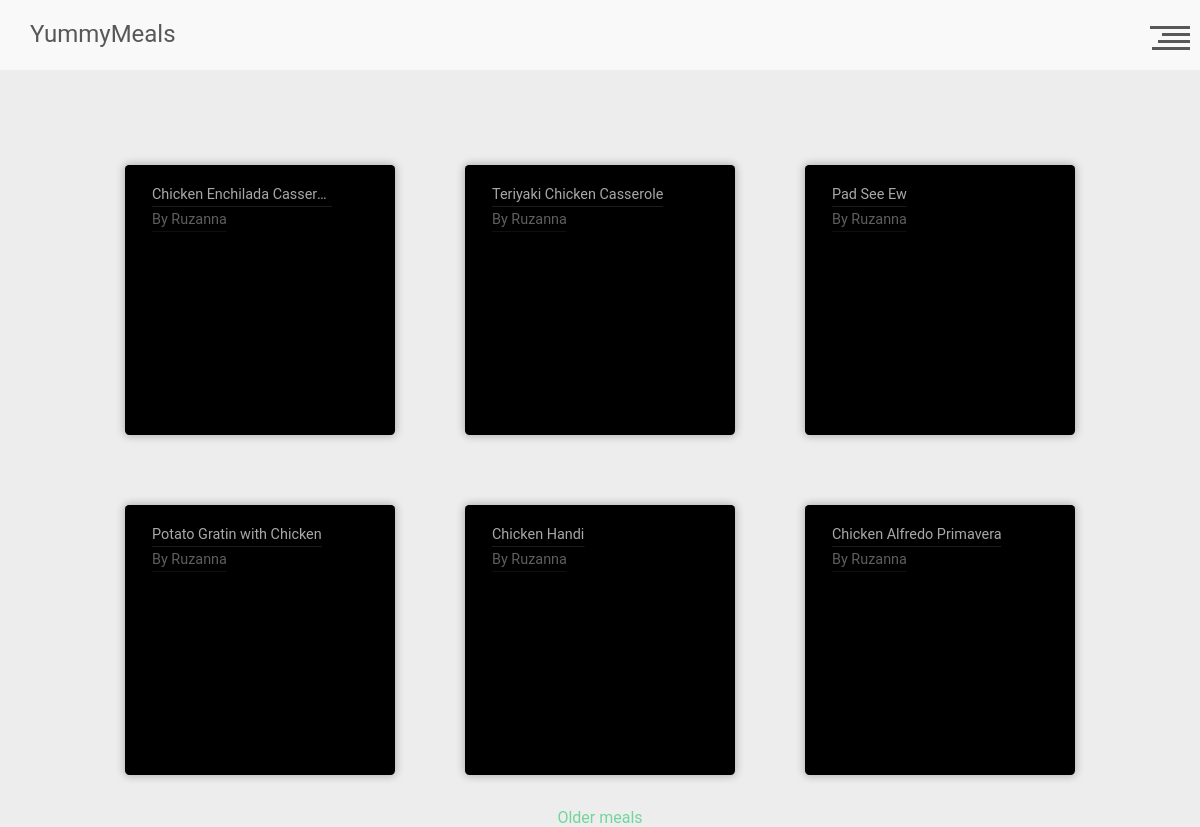
The page /meal/category/7198510137/ on the database its author committed.
### app/meals/models.py (models this page shows)
class Meal(db.Model):
    __tablename__ = 'meal'
    id = Column(Integer, primary_key=True)
    name = Column(String)
    category_id =  Column(Integer, ForeignKey('category.id'))
    area_id = Column(Integer, ForeignKey('area.id'))
    author_id = Column(Integer, ForeignKey('user.id'), default = 1)
    instructions = Column(String)
    img_link = Column(String , default = 'default.jpg')
    tags = Column(String)
    video_link = Column(String)
    date_posted = Column(db.DateTime, nullable=False, default=datetime.utcnow())
    area = relationship("Area")
    category = relationship("Category")
    user = relationship("User")

### app/users/models.py (models this page shows, shortened)
class User(db.Model, UserMixin):
    id = db.Column(db.Integer, primary_key=True)
    username = db.Column(db.String(20), unique=True, nullable=False)
    email = db.Column(db.String(120), unique=True, nullable=False)
    image_file = db.Column(db.String(20), nullable=False, default='default.jpg')
    password = db.Column(db.String(60), nullable=False)
    comment = db.relationship('UserComments', backref='author', lazy=True)

### app/meals/routes.py (the view)
@meals_bp.route('/category/<int:c_id>/')
def meals_by_category(c_id):
    page = request.args.get('page', 1, type=int)
    meallist = Meal.query.filter_by(category_id=c_id).paginate(page, 6, False)
    next_url = url_for('meals.meals_by_category', c_id=c_id, page=meallist.next_num) \
        if meallist.has_next else None
    prev_url = url_for('meals.meals_by_category', c_id=c_id, page=meallist.prev_num) \
        if meallist.has_prev else None
    return render_template(
        'main_page.html',
        meallist=meallist,
        next_url=next_url,
        prev_url=prev_url,
    )

### app/meals/templates/main_page.html (shortened to what this page needs)
{% extends 'index.html' %}
{% block content %}
    <link rel="stylesheet" href={{ url_for('meals.static', filename='css/main.css') }}  />
<div class="flexbox">
    {% for meal in meallist.items %}
        <div class="food-card" style="background-image:url({{meal.img_link}});">
    <div class="food-card-content">
      <div class="heading show">
        <h2>{{meal.name}}</h2>
      </div>
      <div class="heading author show">
        <h5>By <a href="#profile" class="profile">{{meal.user.username}}</a></h5>
      </div>
    </div>
  </div>
    {% endfor %}
    {% if next_url %}
    <a href="{{ next_url }}">  Older meals </a>
    {% endif %}
</div>
{% endblock content %}

### app/index/static/css/base.css (style rules this page uses)
* { margin: 0; padding: 0; box-sizing: border-box; }

### app/index/static/css/header.css (style rules this page uses)
html, body, div, span, applet, object, iframe, h1, h2, h3, h4, h5, h6, p, blockquote, pre, a, abbr, acronym, address, big, cite, code, del, dfn, em, img, ins, kbd, q, s, samp, small, strike, strong, sub, sup, tt, var, b, u, i, center, dl, dt, dd, ol, ul, li, fieldset, form, label, legend, table, caption, tbody, tfoot, thead, tr, th, td, article, aside, canvas, details, embed, figure, figcaption, footer, header, hgroup, menu, nav, output, ruby, section, summary, time, mark, audio, video { margin: 0; padding: 0; border: 0; font-size: 100%; font: inherit; vertical-align: baseline; }
body { line-height: 1; }
html * { -webkit-font-smoothing: antialiased; -moz-osx-font-smoothing: grayscale; }
*, *:after, *:before { -webkit-box-sizing: border-box; -moz-box-sizing: border-box; box-sizing: border-box; }
html, body { height: 100%; }
body { font-size: 100%; font-family: "Roboto", sans-serif; color: #505050; background-color: #ededed; }
a { color: #72d69a; text-decoration: none; transition: color .2s ease-out; }

### app/meals/static/css/main.css (style rules this page uses)
html { font-family:"Open Sans",sans-serif; height:100%; width:100%; background:whitesmoke; }
div.show { position:relative;overflow:hidden;width:fit-content; }
div.show > h1,div.show > h2,div.show > h3,div.show > h4,div.show > h5,div.show > p { animation:1s show-slow ease-in; }
.heading > * { margin:0;padding:4px 0;line-height:1.125;white-space:nowrap;overflow:hidden;text-overflow:ellipsis;max-width:200px; }
.author > h5 { opacity:0.56;line-height:1.25; }
.food-card { position:relative;width:300px;height:300px;margin:20px 20px;border-radius:5px;box-shadow:0 0 10px 1px #00000045;background:black no-repeat right top ;background-size:auto 300px;color:white;overflow:hidden; }
.flexbox { display:flex;justify-content:center;vertical-align:middle;flex-wrap:wrap;width:90%;margin:5%; }
.food-card-content { background:black;padding:20px 30px;opacity:0.66;transition:0.5s ease all; }
.food-card { transform:scale(0.9);transition:0.5s all ease; }
.profile { color:white; }

### rows shown on the page
Meal: name "Chicken Enchilada…", user.username "Ruzanna"
Meal: name "Teriyaki Chicken Casserole", user.username "Ruzanna"
Meal: name "Pad See Ew", user.username "Ruzanna"
Meal: name "Potato Gratin with Chicken", user.username "Ruzanna"
Meal: name "Chicken Handi", user.username "Ruzanna"
Meal: name "Chicken Alfredo Primavera", user.username "Ruzanna"
